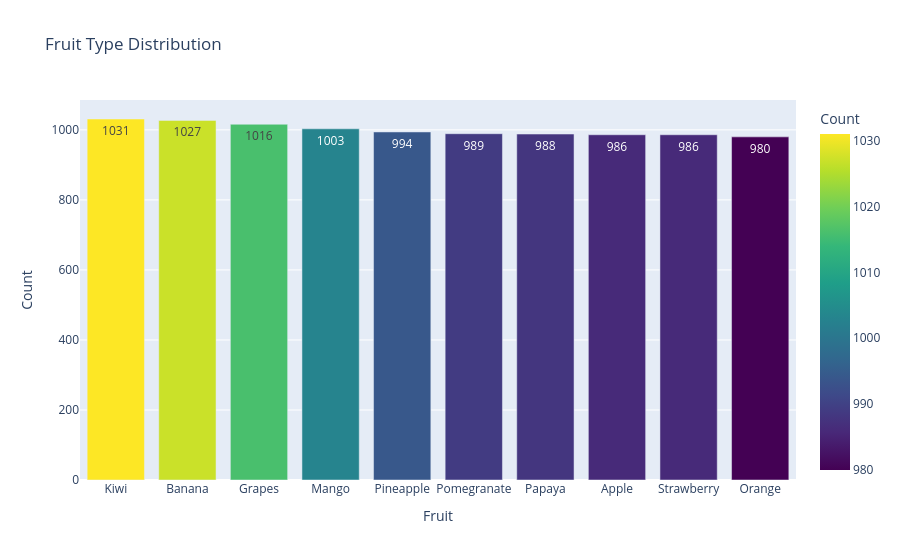

Notebook code cell kept with this figure:
### Markdown cell above
## Fruit Distribution

### Code cell
fruit = df["fruit_type"].value_counts().reset_index()
fruit.columns = ["Fruit","Count"]
fig = px.bar(fruit,x="Fruit",y="Count",text="Count",title="Fruit Type Distribution",color="Count",color_continuous_scale="Viridis")
fig.show()

### Figure 1 — Plotly figure (JSON) as saved in the notebook; plotly's stock layout.template omitted (floating-point values rounded to 4 significant figures)
{"data": [{"hovertemplate": "Fruit=%{x}<br>Count=%{marker.color}<extra></extra>", "legendgroup": "", "marker": {"color": [1031, 1027, 1016, 1003, 994, 989, 988, 986, 986, 980], "coloraxis": "coloraxis", "pattern": {"shape": ""}}, "name": "", "orientation": "v", "showlegend": false, "text": [1031.0, 1027.0, 1016.0, 1003.0, 994.0, 989.0, 988.0, 986.0, 986.0, 980.0], "textposition": "auto", "type": "bar", "x": ["Kiwi", "Banana", "Grapes", "Mango", "Pineapple", "Pomegranate", "Papaya", "Apple", "Strawberry", "Orange"], "xaxis": "x", "y": [1031, 1027, 1016, 1003, 994, 989, 988, 986, 986, 980], "yaxis": "y"}], "layout": {"barmode": "relative", "coloraxis": {"autocolorscale": false, "colorbar": {"title": {"text": "Count"}}, "colorscale": [[0, "#440154"], [0.1111, "#482878"], [0.2222, "#3e4989"], [0.3333, "#31688e"], [0.4444, "#26828e"], [0.5556, "#1f9e89"], [0.6667, "#35b779"], [0.7778, "#6ece58"], [0.8889, "#b5de2b"], [1, "#fde725"]]}, "legend": {"tracegroupgap": 0}, "title": {"text": "Fruit Type Distribution"}, "xaxis": {"anchor": "y", "domain": [0, 1], "title": {"text": "Fruit"}}, "yaxis": {"anchor": "x", "domain": [0, 1], "title": {"text": "Count"}}}}
